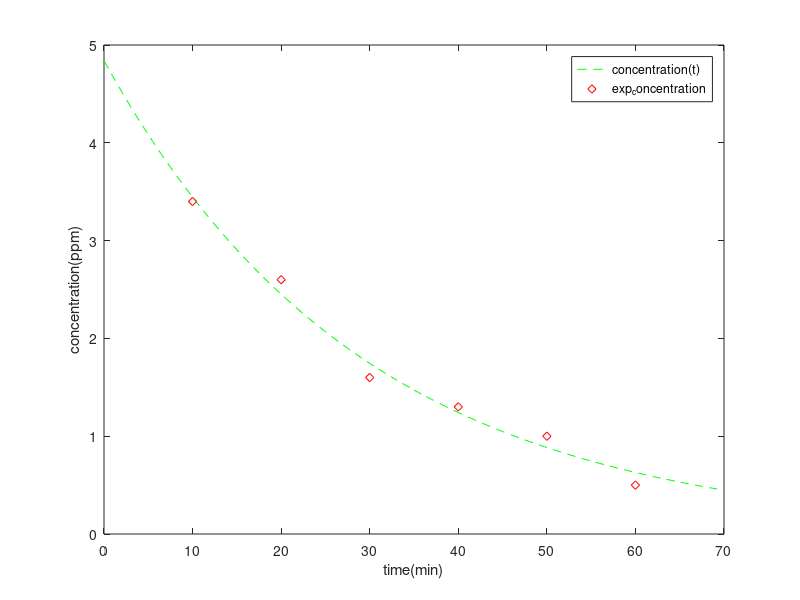

Reproduce this figure in MATLAB.
%AQUEOS BROMIDE DEGREDATION
%BY Andrew 
% Given experimental data
t_exp = 10:10:60;
c_exp = [3.4 2.6 1.6 1.3 1.0 0.5];
plot(t_exp,c_exp,'rd')
0:0.5:70
% Expected function
t = [0:0.5:70]
c_func = 4.84*exp(-.034*t)
plot(t,c_func,'g--')
hold on 
plot(t_exp,c_exp,'rd')
hold off
legend('concentration(t)','exp_concentration')
xlabel('time(min)')
ylabel('concentration(ppm)')